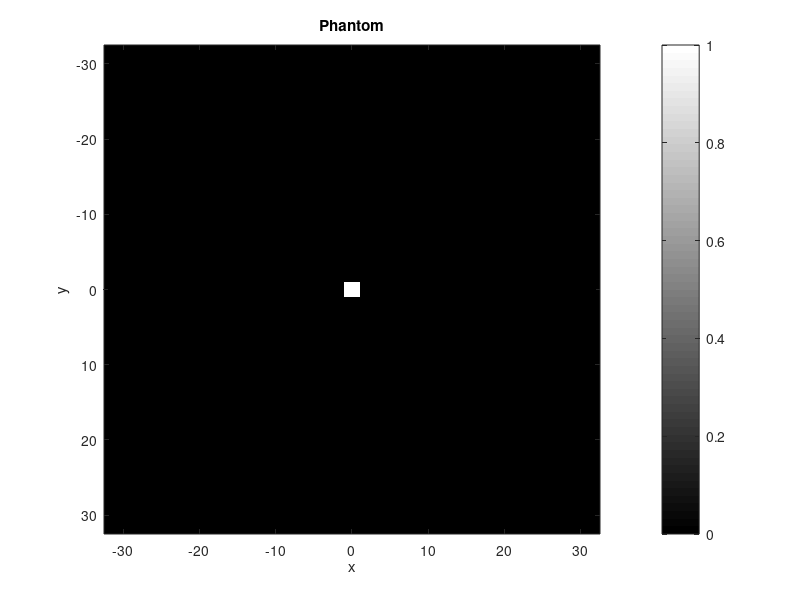

Recreate this plot in MATLAB. (Note: this script raises an error after producing the figure.)
%% Image defaults
set(0,'defaultsurfaceedgecolor','none')

%% Debug flag: print out everything when DEBUG==1
DEBUG=1;

%% Signal to noise ratio
%SNR=0.1;

%% Interpolation method: nearest / linear / cubic
interp_m='nearest';

%%Zeropadding ratio: prevent alising
% 0:none , 1:size of s in radon image / 2
zeropad_ratio=0.5;

%%Oversampling ratio: reduce alising
%1:normal, >1 oversampling
oversamp_ratio=1;

%% Size of phantom and reconstructed image
% N is the number of rows and columns in P, which is 256 respectively
N=64;

%Radon scan angles
%we may change the number of beams that we use to cover 180 degree
theta=linspace(0,180-1/10,180*10);

%%%%%%%%%%%%%%%%%%%%%%%%%%%%%%%%%%%%%%%%%%%%%%%%%%%%%%%%%%%%%%%%%%%%%
%% Create Phantom P
%P = phantom('Shepp-Logan',N);

%Modified Shepp-Logan' gives better visual perception than 'Shepp-Logan'
%P = phantom('Modified Shepp-Logan',N);     %Fail-safe version

% a simple 2D delta function which is off-centre
%P = zeros(N);
%P(12,12)=1;

% a stripe
%T=N/8;
%P=[zeros(N,(N-T)/2) ones(N,T) zeros(N,(N-T)/2)];

% a square (T must be even)
T=2;
P=[zeros(N,(N-T)/2) ones(N,T) zeros(N,(N-T)/2)];
P=P'&P; %image of square

% a 45deg straight line
%P=eye(N);

% Determine the range of x and y
x = linspace(-N/2,N/2,N);
y = x;

% Show and save the phantom
figure(1)
imagesc(x,y,P),colormap(gray),colorbar
title('Phantom'),xlabel('x'),ylabel('y')
print -dpng 1_phantom.png

%%%%%%%%%%%%%%%%%%%%%%%%%%%%%%%%%%%%%%%%%%%%%%%%%%%%%%%%%%%%%%%%%%%%%%%%%
%% Apply radon transformation Rf
%return a vector XP containing the radial coordinates corresponding to each row of RT
Rf = radon(P,theta);

% Determine the range of s
[size_s size_theta] = size(Rf);
max_s=sqrt( max(x)^2 + max(y)^2 )*(1+zeropad_ratio);
s = linspace(-max_s,max_s,size_s+2*size_zeropad);

%% Apply noise to the Radon image
%noise = SNR * ( rand(s_size,theta_size)*2 - 1 );
%Rf = Rf + noise;

%if(DEBUG)
%figure(97)
%imagesc(noise),colorbar
%title('noise profile')
%end


%% Show and save Radon image
figure(2)
imagesc(theta,s,Rf),colormap(gray),colorbar
title('Radon image'),xlabel('theta'),ylabel('s')
print -dpng 2_radon.png

%%%%%%%%%%%%%%%%%%%%%%%%%%%%%%%%%%%%%%%%%%%%%%%%%%%%%%%%%%%%%%%%%%%%%%
%% Polar Fourier transform
FRf = fft(Rf);         % Apply 1D Fourier transform in each column
FRf=fftshift(FRf,1);

%% Zeropadding: increase the length of array to  prevent alising
size_omega=size(FRf,1);
size_zeropad = round(size_omega/2 * zeropad_ratio);
zeropad = zeros(size_zeropad,size_theta);
FRf = vertcat(zeropad,FRf,zeropad);

% Determine the range of omega
size_omega=size(FRf,1);ds=mean(diff(s));
d_omega=2*pi/ds;
omega_max=size_omega*d_omega/2;
omega=linspace(-omega_max,omega_max,size_omega);

%% Show and save the Fourier transform image
figure(3)
imagesc(theta, omega, abs(FRf)),colormap(gray),colorbar
xlabel('theta'),ylabel('omega_s')
title('Polar Fourier transform of Radon image, Absolute Value')
print -dpng 3_fourier_radon_abs.png

if(DEBUG)
figure(4)
imagesc(theta, omega, real(FRf)),colormap(gray),colorbar
xlabel('theta'),ylabel('omega_s')
title('Polar Fourier transform of Radon image, Real Part')
print -dpng 3a_fourier_radon_real.png

figure(5)
imagesc(theta, omega, imag(FRf)),colormap(gray),colorbar
xlabel('theta'),ylabel('omega_s')
title('Polar Fourier transform of Radon image, Imaginary Part')
print -dpng 3b_fourier_radon_imag.png
end
%%%%%%%%%%%%%%%%%%%%%%%%%%%%%%%%%%%%%%%%%%%%%%%%%%%%%%%%%%%%%%%%%%%%%%%%%%%%
%% Change from polar to x-y coordinate
FRf_widescreen = horzcat(FRf,FRf,FRf,FRf);       % Increase the range of theta by four times

%% Determine the new range of theta and omega
[size_omega size_theta]=size(FRf_widescreen);
theta_max=max(theta);
omega_widescreen=omega;
theta_widescreen=linspace(-360,180+theta_max,size_theta);
[THETA OMEGA]=meshgrid(theta_widescreen,omega_widescreen);

%% DEBUG: show and save the widescreen image
if(DEBUG)
figure(98)
imagesc(theta_widescreen, omega_widescreen, real(FRf_widescreen)),colormap(gray),colorbar
xlabel('theta'),ylabel('omega_s')
title('Polar Fourier transform of Radon image, Real Part')
print -dpng 3c_fourier_radon_real.png

figure(99)
imagesc(theta_widescreen, omega_widescreen, imag(FRf_widescreen)),colormap(gray),colorbar
xlabel('theta'),ylabel('omega_s')
title('Polar Fourier transform of Radon image, Imaginary Part')
print -dpng 3d_fourier_radon_imag.png
end

%% Determine range of the desired rectangular coordinates
N=N*oversamp_ratio;
max_omega=max(omega);
omega_x = linspace(-max_omega/sqrt(2),max_omega/sqrt(2),N);
omega_y = omega_x;
[WX WY]=meshgrid( omega_x , omega_y );
xy_to_theta = atan2(WY,WX).*180./pi;
xy_to_omega = sqrt( WX.^2 + WY.^2 );

d_omega=mean(diff(omega_x));
dx=2*pi/d_omega;
max_x=N*dx/2;
x=(-(N/2):(N/2))*dx;
y=x;

%% Apply interpolation
F2f = interp2(THETA,OMEGA,FRf_widescreen,xy_to_theta,xy_to_omega,interp_m);
F2f(isnan(F2f))=0;        % set all NaN (Not a Number) error to zero

%% DEBUG: test label WX,WY
if(DEBUG)
[th om] = meshgrid(theta,omega);
label_WX=om.*cosd(th);
label_WY=om.*sind(th);
    
figure(6)
surf(label_WX,label_WY,abs(FRf)),colorbar,colormap(jet)
axis tight;
title('DEBUG: Radon Fourier image before interpolation, Absolute Value')
xlabel('theta'),ylabel('omega')
print -dpng 4c_fourier_polar_abs.png

figure(7)
surf(WX,WY,abs(F2f)),colorbar,colormap(jet)
axis tight;
title('DEBUG: Radon Fourier image after interpolation, Absolute Value')
xlabel('omega_x'),ylabel('omega_y')
print -dpng 4d_fourier_xy_abs.png
end

%% Save image of F2f
figure(8)
imagesc(omega_x,omega_y,abs(F2f)),colormap(gray),colorbar
xlabel('omega_x'),ylabel('omega_y')
title('polar to x-y interpolation, Absolute Value')
print -dpng 4_fourier_xy_abs.png

if(DEBUG)
figure(9)
imagesc(omega_x,omega_y,real(F2f)),colormap(gray),colorbar
xlabel('omega_x'),ylabel('omega_y')
title('polar to x-y interpolation, Real Part')
print -dpng 4a_fourier_xy_real.png

figure(10)
imagesc(omega_x, omega_y, imag(F2f)),colormap(gray),colorbar
xlabel('omega_x'),ylabel('omega_y')
title('polar to x-y interpolation, Imaginary Part')
print -dpng 4b_fourier_xy_imag.png
end
%%%%%%%%%%%%%%%%%%%%%%%%%%%%%%%%%%%%%%%%%%%%%%%%%%%%%%%%%%%%%%%%%%%%%%%%%%
%% Apply Inverse FFT to F2f
f = ifft2(fftshift(F2f));

figure(11)
imagesc(x,y,real(f)),colormap(gray),colorbar
xlabel('x'),ylabel('y')
title('Reconstructed Image, Real Part')
print -dpng 5_reconstruct_xy_real.png

if(DEBUG)
figure(12)
imagesc(x,y,imag(f)),colormap(gray),colorbar
xlabel('x'),ylabel('y')
title('Reconstructed Image, Imaginary Part')
print -dpng 5_reconstruct_xy_imag.png
end

close all